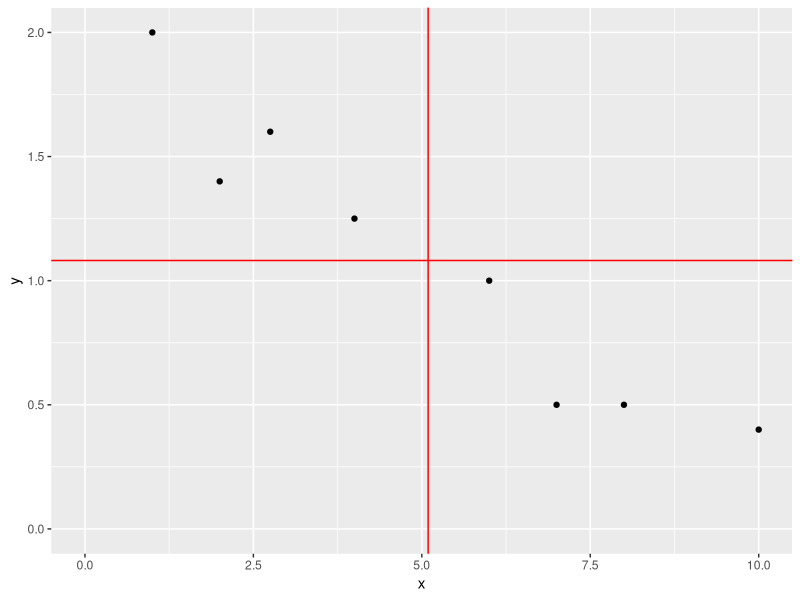
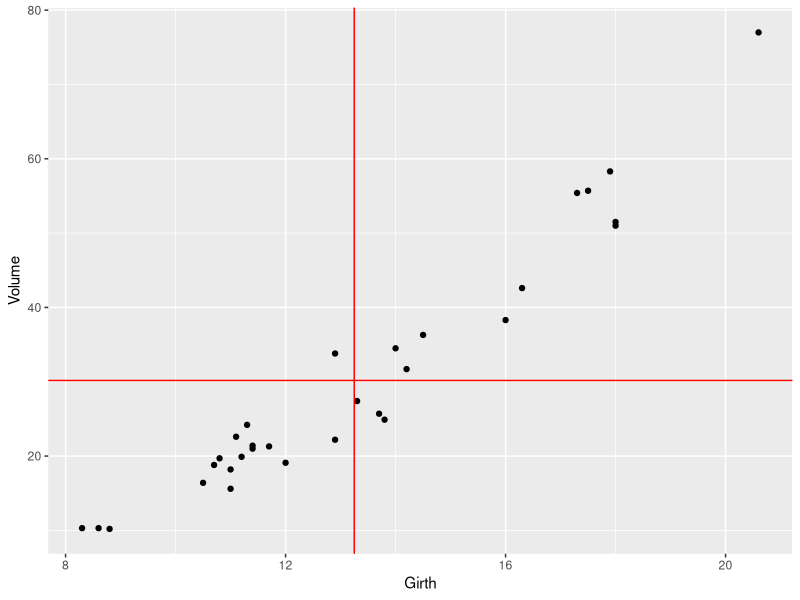
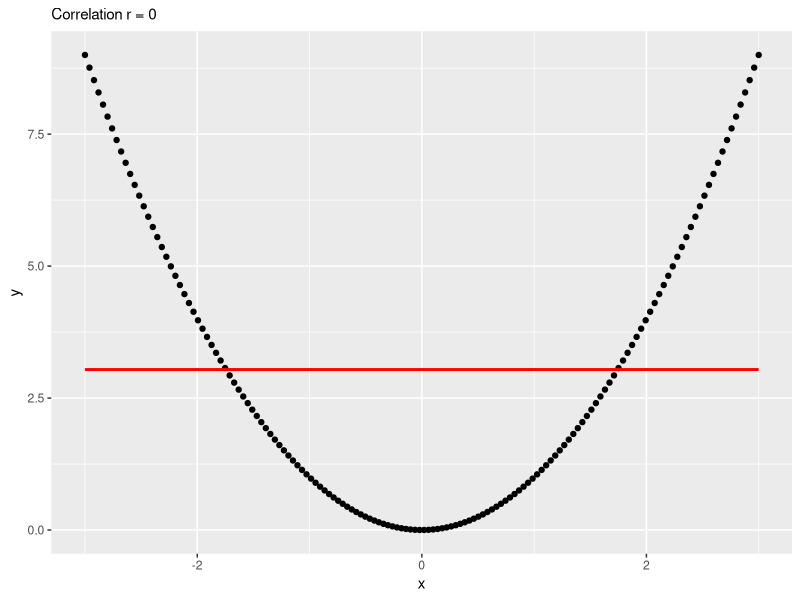

The R source for these figures, in order:
## ---- chunk 1
#| message: false
#| warning: false

library(tidyverse)

x <- c(1, 2, 2.75, 4, 6, 7, 8, 10)
y <- c(2, 1.4, 1.6, 1.25, 1, 0.5, 0.5, 0.4)

dat <- tibble(x, y)

ybar <- mean(y)
xbar <- mean(x)

ggplot(data = dat, aes(x = x, y = y)) +
  geom_point() +
  xlim(0, 10) +
  ylim(0, 2) +
  geom_hline(yintercept = ybar, col = "red") +
  geom_vline(xintercept = xbar, col = "red")
## ---- chunk 2
#| message: false
#| warning: false

dev_x <- x - xbar
dev_y <- y - ybar
dev_xy <- dev_x * dev_y

dat1 <- tibble(
  x,
  y,
  dev_x_squared = dev_x^2,
  dev_y_squared = dev_y^2,
  dev_xy
)

knitr::kable(dat1, digits = 3)
## ---- chunk 3
# SS_xx
sum(dev_x^2)

# SS_yy
sum(dev_y^2)

# SS_xy
sum(dev_xy)
## ---- chunk 4
#| message: false
#| warning: false

library(datasets)
head(trees)
## ---- chunk 5
#| message: false
#| warning: false

library(datasets)
library(tidyverse)

xbar <- mean(trees$Girth)
ybar <- mean(trees$Volume)

ggplot(data = trees, aes(x = Girth, y = Volume)) +
  geom_point() +
  geom_hline(yintercept = ybar, col = "red") +
  geom_vline(xintercept = xbar, col = "red")

x <- trees$Girth
y <- trees$Volume

dev_x <- x - xbar
dev_y <- y - ybar
dev_xy <- dev_x * dev_y

dat1 <- tibble(
  x,
  y,
  dev_x_squared = dev_x^2,
  dev_y_squared = dev_y^2,
  dev_xy
)

knitr::kable(dat1, digits = 3)

# SS_xx
sum(dev_x^2)

# SS_yy
sum(dev_y^2)

# SS_xy
sum(dev_xy)
## ---- chunk 6
#| message: false
#| warning: false

curve_x <- seq(-3, 3, length.out = 150)
curve_y <- curve_x^2

curve_dat <- tibble(curve_x, curve_y)
curve_r <- cor(curve_x, curve_y)

ggplot(curve_dat, aes(x = curve_x, y = curve_y)) +
  geom_point() +
  geom_smooth(method = "lm", se = FALSE, color = "red") +
  labs(
    x = "x",
    y = "y",
    subtitle = paste("Correlation r =", round(curve_r, 3))
  )
## ---- chunk 7
#| message: false
#| warning: false

library(datasets)

fit <- lm(Volume ~ Girth, data = trees)

fit |> summary()
## ---- chunk 8
#| echo: false

trees_r_squared <- summary(fit)$r.squared
trees_cor <- cor(trees$Girth, trees$Volume)
## ---- chunk 9
cor(trees$Girth, trees$Volume)
